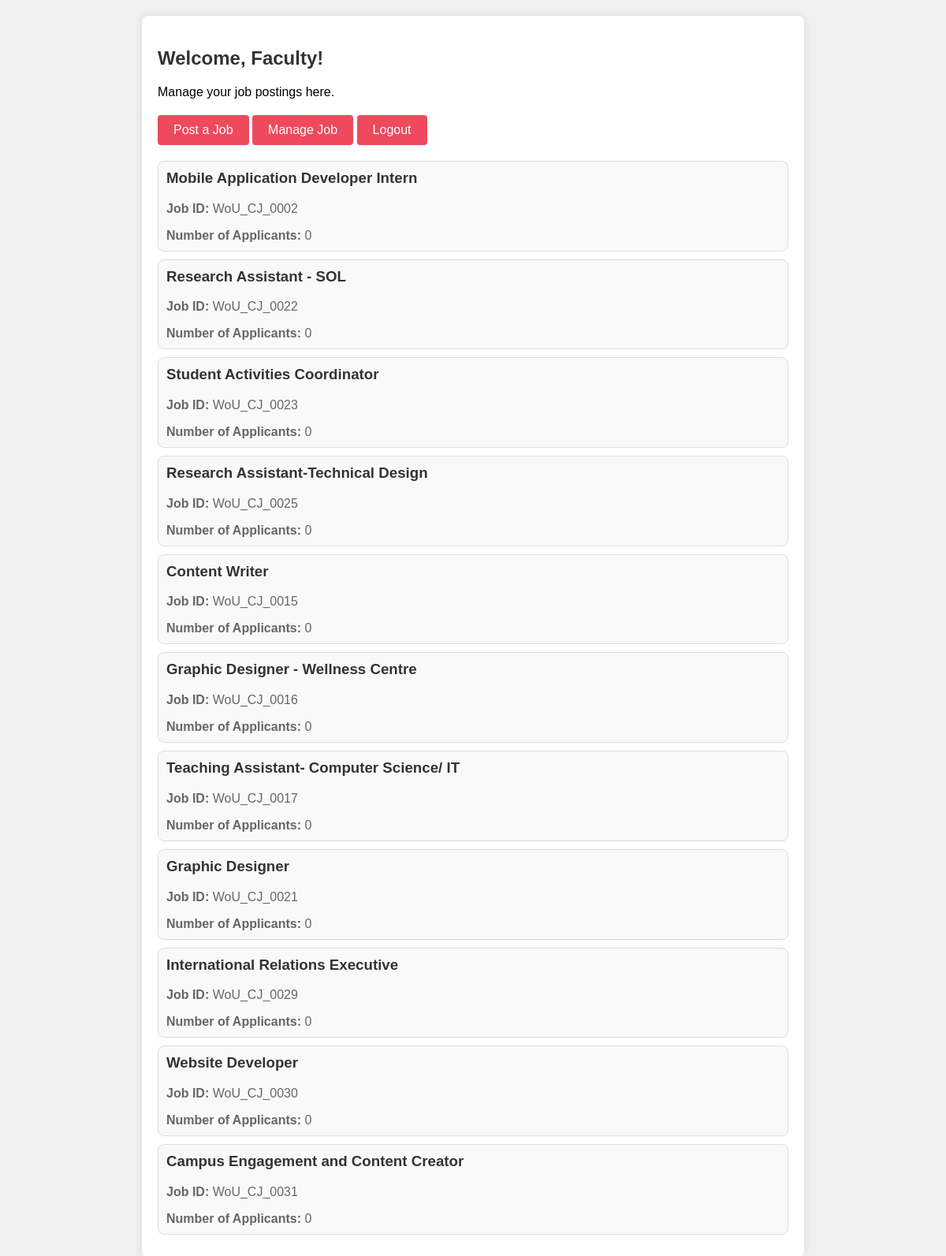
The app's page /faculty_dashboard (signed in) with its own data.
### tables this page shows
CREATE TABLE job (
            job_id INTEGER PRIMARY KEY AUTOINCREMENT,
            id INTEGER NOT NULL,
            department TEXT NOT NULL,
            designation TEXT NOT NULL,
            description TEXT,
            pdf_path TEXT,
            pdf_filename TEXT
        );

### main.py (the view)
@app.route('/faculty_dashboard')
@login_required
def faculty_dashboard():
    conn = sqlite3.connect('pdfs.db')
    c = conn.cursor()
    c.execute('SELECT * FROM job')
    jobs = c.fetchall()
    job_list = []
    for job in jobs:
        job_dict = {
            'Job_id': job[0],
            'id': job[1],
            'department': job[2],
            'designation': job[3],
            'description': job[4],
            'applicants': []
        }
        c.execute('SELECT applicant_email FROM job_applications WHERE job_id = ?', (job[0],))
        applicants = c.fetchall()
        job_dict['applicants'] = [applicant[0] for applicant in applicants]
        job_dict['num_applicants'] = len(applicants)
        job_list.append(job_dict)
    conn.close()
    return render_template('Faculty.html', jobs=job_list)

### main.py (called while the page is built)
@login_manager.user_loader
def load_user(user_id):
    user = Faculty.get(user_id)
    if not user:
        user = Student.get(user_id)
    return user

    @staticmethod
    def get(email):
        conn = sqlite3.connect('pdfs.db')
        c = conn.cursor()
        c.execute('SELECT Email_ID, Password FROM users WHERE Email_ID = ?', (email,))
        user_data = c.fetchone()
        conn.close()
        if user_data:
            return Faculty(user_data[0])
        else:
            return None

### templates/Faculty.html (shortened to what this page needs)
<!DOCTYPE html>
<html lang="en">
<head>
</head>
<body>
    <div class="container">
        <h2>Welcome, Faculty!</h2>
        <p>Manage your job postings here.</p>
        <a class="btn" href="/post_job">Post a Job</a>
        <a class="btn" href="/Edit_job">Manage Job</a>
        <a class="btn" href="/logout">Logout</a>
        <div class="job-list">
            {% for job in jobs %}
                <div class="job-card">
                    <h3>{{ job.designation }}</h3>
                    <p><strong>Job ID:</strong> {{ job.id }}</p>
                    <p><strong>Number of Applicants:</strong> {{ job.num_applicants }}</p>
                </div>
            {% endfor %}
        </div>
    </div>
</body>
</html>

### templates/Faculty.html (style rules this page uses)
body { font-family: Arial, sans-serif; background-color: #f0f0f0; margin: 0; padding: 0; }
.container { max-width: 800px; margin: 20px auto; padding: 20px; background-color: #ffffff; border-radius: 8px; box-shadow: 0 0 10px rgba(0, 0, 0, 0.1); position: relative; }
h2 { color: #333; }
p { margin-bottom: 10px; }
.btn { display: inline-block; padding: 10px 20px; background-color: #ee495c; color: white; text-decoration: none; border-radius: 4px; cursor: pointer; margin-top: 10px; transition: background-color 0.3s ease; }
.job-list { margin-top: 20px; }
.job-card { border: 1px solid #ddd; border-radius: 8px; padding: 10px; margin-bottom: 10px; background-color: #f9f9f9; }
.job-card h3 { margin-top: 0; color: #333; }
.job-card p { margin-bottom: 0; color: #666; }

### records on screen
job: designation "Mobile Application Developer Intern", id "WoU_CJ_0002", num_applicants "0"
job: designation "Research Assistant - SOL", id "WoU_CJ_0022", num_applicants "0"
job: designation "Student Activities Coordinator", id "WoU_CJ_0023", num_applicants "0"
job: designation "Research Assistant-Technical Design", id "WoU_CJ_0025", num_applicants "0"
job: designation "Content Writer", id "WoU_CJ_0015", num_applicants "0"
job: designation "Graphic Designer - Wellness Centre", id "WoU_CJ_0016", num_applicants "0"
job: designation "Teaching Assistant- Computer Science/ IT", id "WoU_CJ_0017", num_applicants "0"
job: designation "Graphic Designer", id "WoU_CJ_0021", num_applicants "0"
job: designation "International Relations Executive", id "WoU_CJ_0029", num_applicants "0"
job: designation "Website Developer", id "WoU_CJ_0030", num_applicants "0"
job: designation "Campus Engagement and Content Creator", id "WoU_CJ_0031", num_applicants "0"
